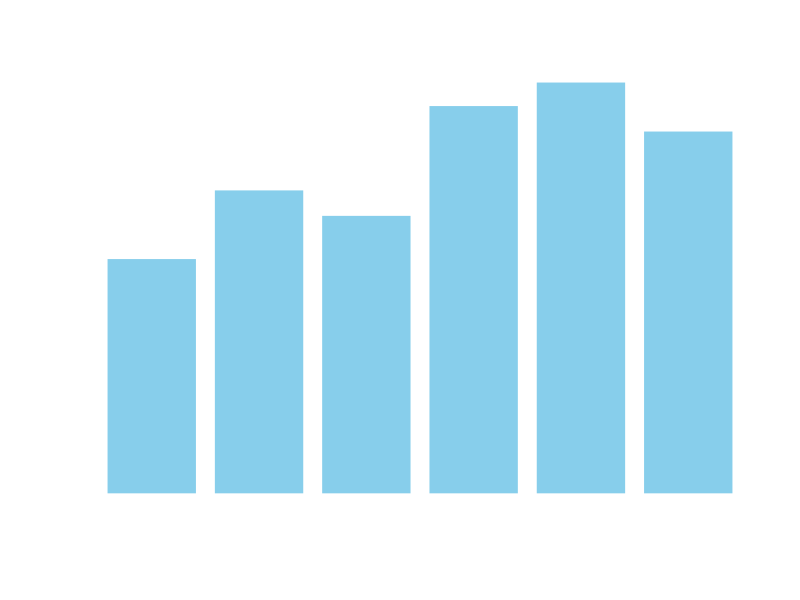

The R script that drew this image:
## ---- chunk 1
# Set global plotting colors for Dark Theme
par(bg = "transparent",   # Keeps the background clean
    fg = "white",         # Changes axis lines and boxes to white
    col.axis = "white",   # Changes axis numbers to white
    col.lab = "white",    # Changes axis titles to white
    col.main = "white",   # Changes main titles to white
    col.sub = "white")    # Changes subtitles to white
## ---- chunk 2
# 1. Create a sample dataset (Simulating monthly data analysis metrics)
months<- c("Jan", "Feb", "Mar", "Apr", "May", "Jun")
conversions<- c(120, 155, 142, 198, 210, 185)
traffic_source<- c("Organic", "Paid", "Organic", "Organic", "Paid", "Direct")

# Combine them into a Data Frame (R's version of a table)
data_project<- data.frame(Month = months, Score = conversions, Source = traffic_source)

# 2. View the data
print("--- Our Dataset ---")
print(data_project)



# 3. Calculate basic summary statistics
print("--- Data Summary ---")
print(summary(data_project$Score)) # Shows Min, Max, Median, and Mean


# Calculate the average (mean) score explicitly
avg_score<- mean(data_project$Score)
print(paste("The average score is:", round(avg_score, 2)))

# 4. Filter the data (Show rows where Score is greater than 150)
print("--- High Performing Months (>150) ---")
high_perf<- subset(data_project, Score > 150)
print(high_perf)

# 5. Create a simple text-based plot right in the terminal panel
print("--- Visualizing Scores ---")
barplot(data_project$Score, 
        names.arg = data_project$Month, 
        col = "skyblue", 
        main = "Monthly Performance",
        col.main = "white",   # Makes the main title white
        col.axis = "white",   # Makes the Y-axis numbers white
        col.lab = "white",    # Makes the axis labels white
        fg = "white")         # Makes the actual axis lines white

## ---- chunk 3
print("This is coding in R programming language.")
## ---- chunk 4
myname<- "Alex"
age<- 25
is_learning<- TRUE

print(myname)
cat("Hello, my name is ",myname, "and I am ",age, "years old.")
## ---- chunk 5
# Using c() for combine.
scores<- c(88,92,79,95,84)

mean_scores<- mean(scores)
max_scores<- max(scores)
num_scores<- length(scores)

cat("Average Score: ",mean_scores)
cat("Highest Score: ",max_scores)
## ---- chunk 6
# Data Frames (Tables of Data)
